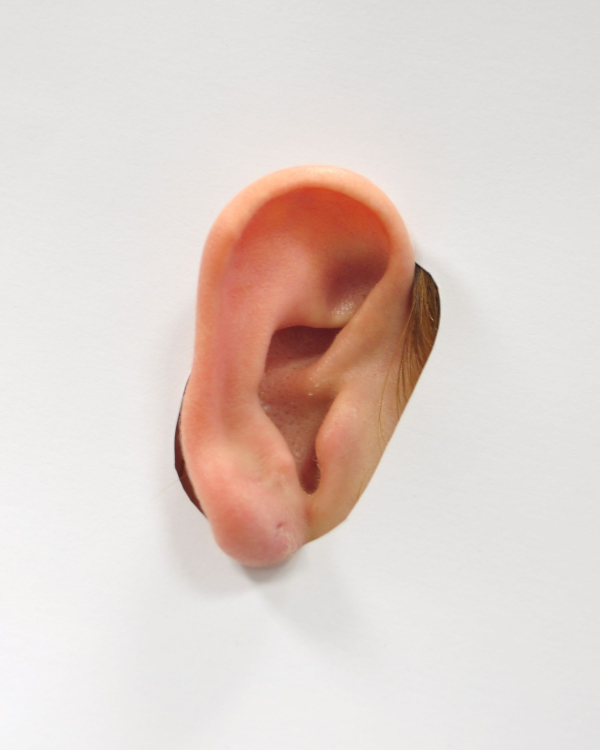
#> input picture Photos/Z_001_01_K_T1.jpg, 1800 x 2250 px (shown at 1/3 size); its folder holds only this picture in this run
$ python 1b_feature_extraction_Hu_Zernike.py   (older library calls are emulated)
#> lines starting #> are read from the running program, lines starting #| are printed output that depends on the picture; after the words box and inside, x2 and y2 are one past the last pixel; in counts of white or black regions, pixels touching at a corner belong together
import cv2
import os
import numpy as np
import mahotas
import pandas as pd
import matplotlib.pyplot as plt
from fontTools.misc.textTools import tostr

from skimage.data import page
from skimage.filters import threshold_otsu, threshold_niblack, threshold_sauvola
from skimage.morphology import skeletonize

PERCENT_SCALE = 50
ROTATE_ANGLE = 25

def rotate_image(image, angle):
    (h, w) = image.shape[:2]
    center = (w // 2, h // 2)
    M = cv2.getRotationMatrix2D(center, angle, 1.0)
    return cv2.warpAffine(image, M, (w, h), flags=cv2.INTER_LINEAR, borderMode=cv2.BORDER_REFLECT_101)

def add_gaussian_noise(image, std_dev):
    """Add Gaussian noise with given standard deviation."""
    row, col, ch = image.shape
    gauss = np.random.normal(0, std_dev * 255, (row, col, ch)).astype('float32')
    noisy = image.astype('float32') + gauss
    noisy = np.clip(noisy, 0, 255).astype('uint8')
    return noisy

def change_brightness(image, factor):
    """Adjust brightness by a certain factor."""
    pil_img = Image.fromarray(cv2.cvtColor(image, cv2.COLOR_BGR2RGB))
    enhancer = ImageEnhance.Brightness(pil_img)
    bright_img = enhancer.enhance(factor)
    return cv2.cvtColor(np.array(bright_img), cv2.COLOR_RGB2BGR)

def augment_data(person, target_samples=10, noise_factor=0.05):
    augmented_data = person.copy()

    np.random.seed(0)

    while len(augmented_data) < target_samples:
        # Wybierz losowo dwie próbki do interpolacji
        idx1, idx2 = np.random.choice(len(person), 2, replace=False)
        sample1, sample2 = np.array(augmented_data[idx1]), np.array(augmented_data[idx2])
        # Interpolacja liniowa
        alpha = np.random.rand()
        new_sample = alpha * sample1 + (1 - alpha) * sample2
        # Dodanie szumu
        noise = np.random.randn(*new_sample.shape) * noise_factor * np.std(augmented_data, axis=0)
        new_sample = new_sample + noise
        # Konwersja na listę i dodanie do danych
        augmented_data.append(new_sample.tolist())

    return augmented_data[:target_samples]

# Wczytanie obrazu i pobranie jego nazwy
image_path = 'Photos/'
file_list = os.listdir(image_path)

feature_number = 1
data = []

for i in range(0, len(file_list)):
    file_name = file_list[i]
    idUser = file_name.split("_")[1]
    print(idUser, ' ', file_name, ' ', ' Preparing ...')
    image = cv2.imread(image_path + file_name)
#> image is the input picture: shape (2250, 1800, 3); mean B, G, R 204, 210.2, 224.2

    scale_factor = 0.25

    gray = cv2.resize(cv2.cvtColor(image, cv2.COLOR_BGR2GRAY), (0, 0), fx=scale_factor, fy=scale_factor, interpolation=cv2.INTER_AREA)
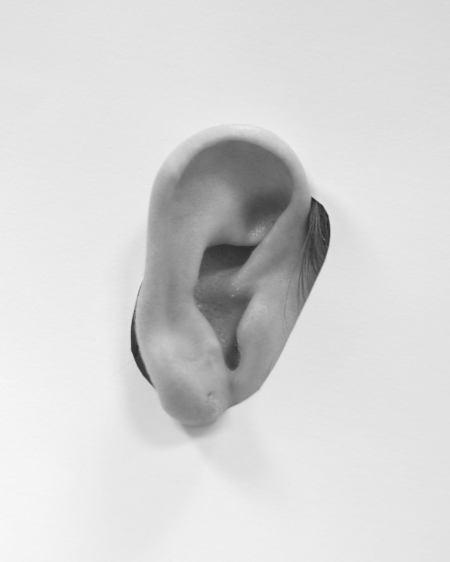
#> gray: shape (562, 450); min 36, max 248, mean 213.7

    gray = rotate_image(gray, ROTATE_ANGLE)
#> in rotate_image, `return cv2.warpAffine(image, M, (w, h), flags=cv2.INTER_LINEAR, border..`:
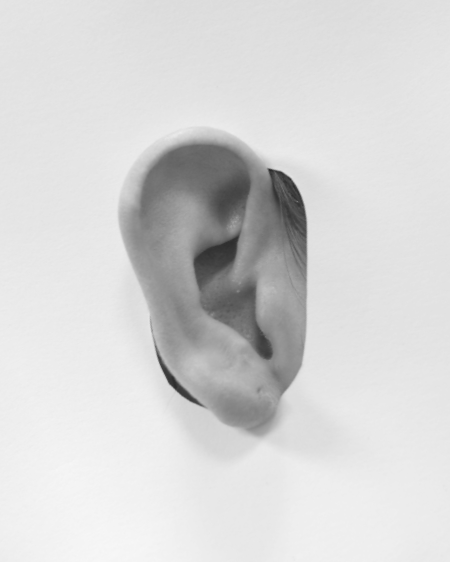
#> returned value: shape (562, 450); min 41, max 247, mean 214.2

    #################
    # Binarization. #
    #################

    # Adaptive method
    binary = cv2.adaptiveThreshold(gray, 255, cv2.ADAPTIVE_THRESH_GAUSSIAN_C, cv2.THRESH_BINARY_INV, 15, 5)
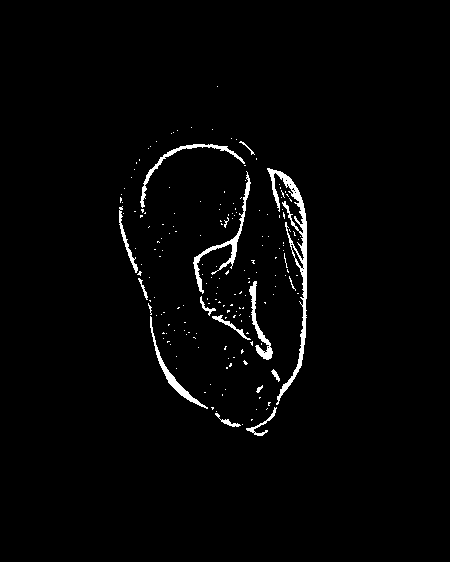
#> binary: shape (562, 450); 2% white; 185 white regions (169 under 20 px), largest, box (x1, y1, x2, y2) and area: (267, 168, 307, 405) 1594, (193, 171, 251, 294) 691, (140, 144, 245, 208) 501
    binary = 255 - cv2.medianBlur(binary, 5)
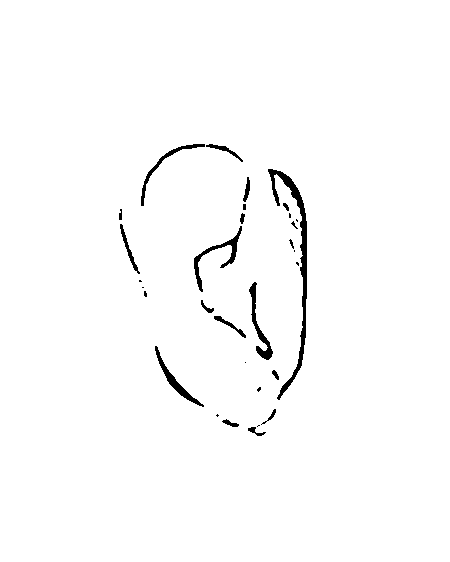
#> binary: shape (562, 450); 98.4% white; 31 black regions (13 under 20 px), largest, box (x1, y1, x2, y2) and area: (268, 169, 307, 400) 1359, (194, 226, 242, 292) 487, (249, 282, 273, 360) 453

    # === Hu and Zernike moments (dla obrazu binarnego) ===
    hu_moments = cv2.HuMoments(cv2.moments(binary)).flatten()
#> hu_moments = [0.000689, 2.26e-08, 1.86e-16, 1.34e-15, -6.21e-31, -1.6e-19, -2.56e-31]

    radius = min(binary.shape) // 2
#> radius = 225
    center = (binary.shape[1] // 2, binary.shape[0] // 2)
#> center = (225, 281)
    zernike_patch = binary[
        center[1] - radius : center[1] + radius,
        center[0] - radius : center[0] + radius
    ]
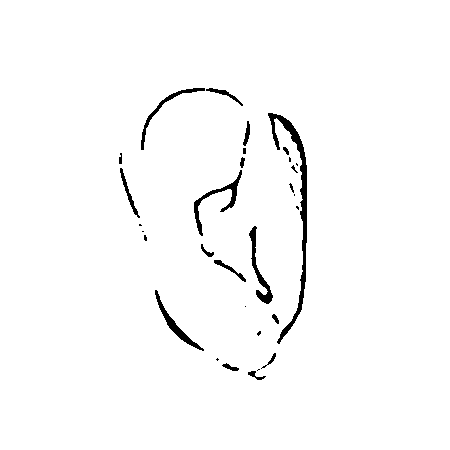
#> zernike_patch: shape (450, 450); 98% white; 31 black regions (13 under 20 px), largest, box (x1, y1, x2, y2) and area: (268, 113, 307, 344) 1359, (194, 170, 242, 236) 487, (249, 226, 273, 304) 453
#> (the run stopped early here; a loop or call above may not have finished)

$ run again, on Photos/Z_001_06_K_T1.jpg
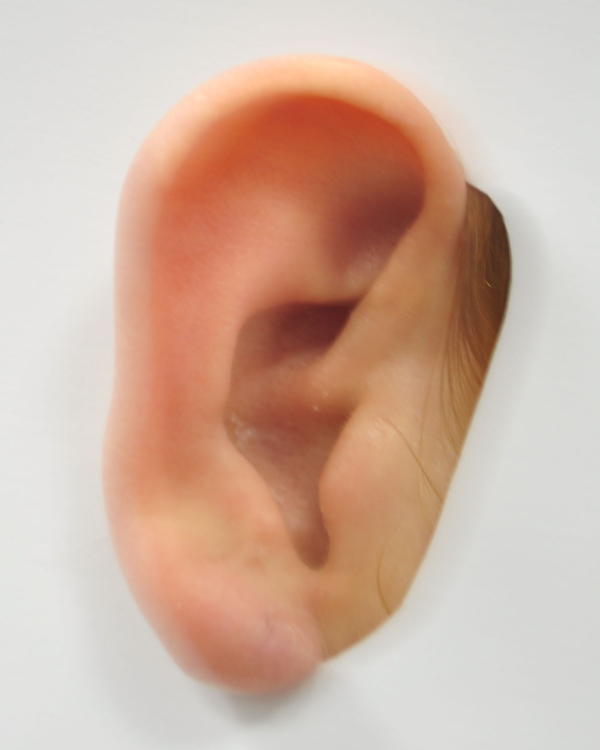
#> input picture Photos/Z_001_06_K_T1.jpg, 1800 x 2250 px (shown at 1/3 size)
#> image is the input picture: shape (2250, 1800, 3); mean B, G, R 162.1, 178.6, 208.2
#> `binary = 255 - cv2.medianBlur(binary, 5)`:
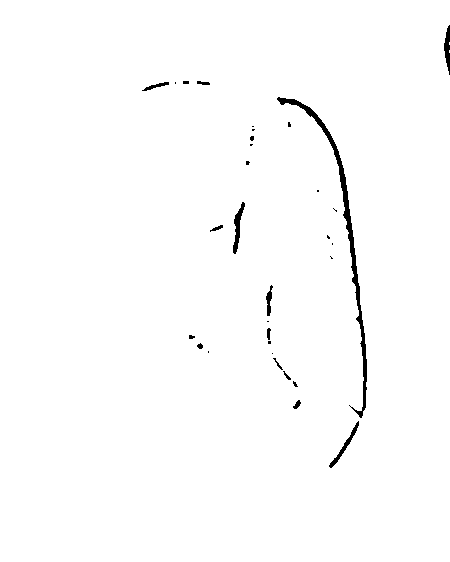
#> binary: shape (562, 450); 98.9% white; 32 black regions (19 under 20 px), largest, box (x1, y1, x2, y2) and area: (277, 97, 367, 418) 1585, (233, 202, 245, 254) 240, (329, 421, 359, 468) 203
#> hu_moments = [0.00068, 2.23e-08, 1.9e-15, 8.19e-15, -2.86e-29, -8.32e-19, 1.53e-29]
#> `zernike_patch = binary[ center[1] - radius : center[1] + radius, cente..`:
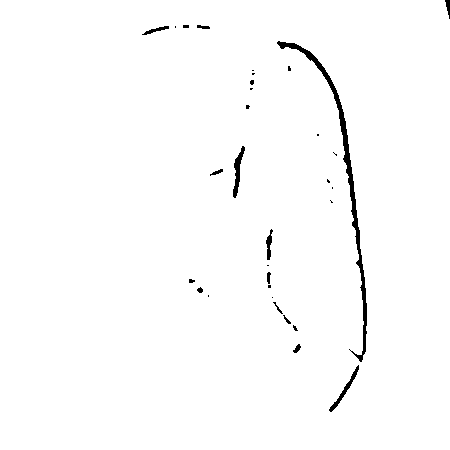
#> zernike_patch: shape (450, 450); 98.7% white; 32 black regions (19 under 20 px), largest, box (x1, y1, x2, y2) and area: (277, 41, 367, 362) 1585, (233, 146, 245, 198) 240, (329, 365, 359, 412) 203

$ run again, on Photos/Z_001_02_K_T1.jpg
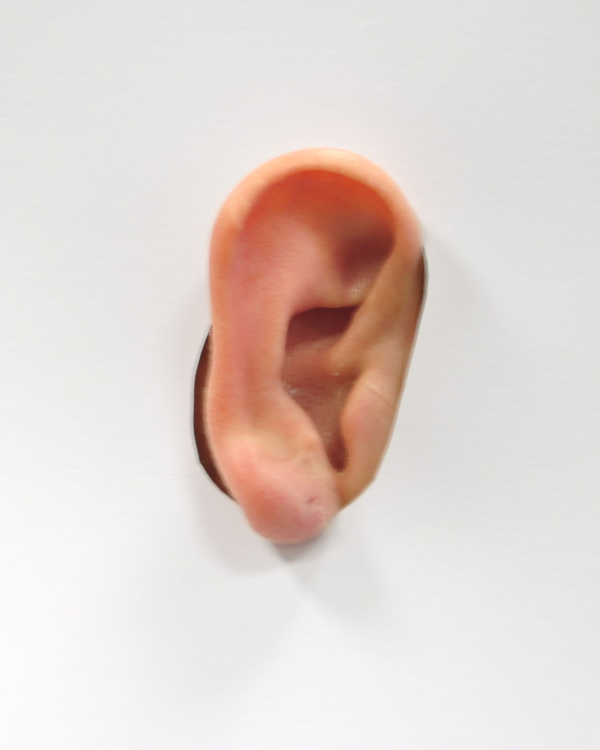
#> input picture Photos/Z_001_02_K_T1.jpg, 1800 x 2250 px (shown at 1/3 size)
#> image is the input picture: shape (2250, 1800, 3); mean B, G, R 208.1, 213.5, 226.3
#> `binary = 255 - cv2.medianBlur(binary, 5)`:
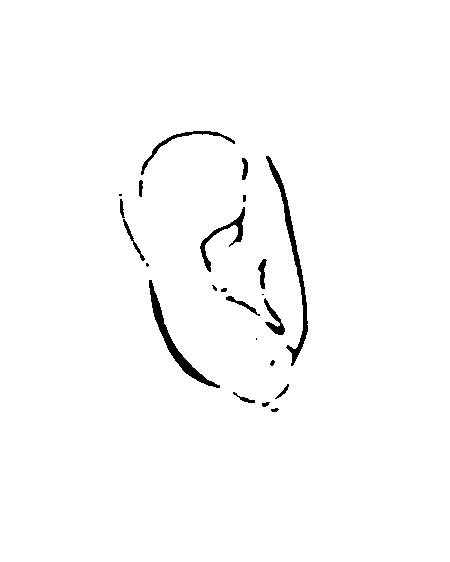
#> binary: shape (562, 450); 98.4% white; 23 black regions (5 under 20 px), largest, box (x1, y1, x2, y2) and area: (266, 156, 308, 366) 1089, (149, 280, 220, 388) 946, (200, 207, 245, 272) 476
#> hu_moments = [0.000689, 2.27e-08, 4.65e-17, 3.53e-16, 3.5e-32, 1.9e-20, -2.85e-32]
#> `zernike_patch = binary[ center[1] - radius : center[1] + radius, cente..`:
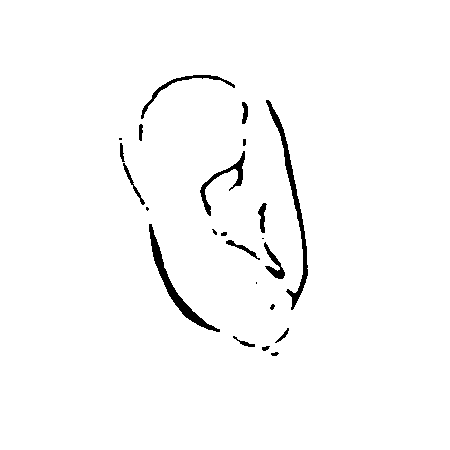
#> zernike_patch: shape (450, 450); 98% white; 23 black regions (5 under 20 px), largest, box (x1, y1, x2, y2) and area: (266, 100, 308, 310) 1089, (149, 224, 220, 332) 946, (200, 151, 245, 216) 476
